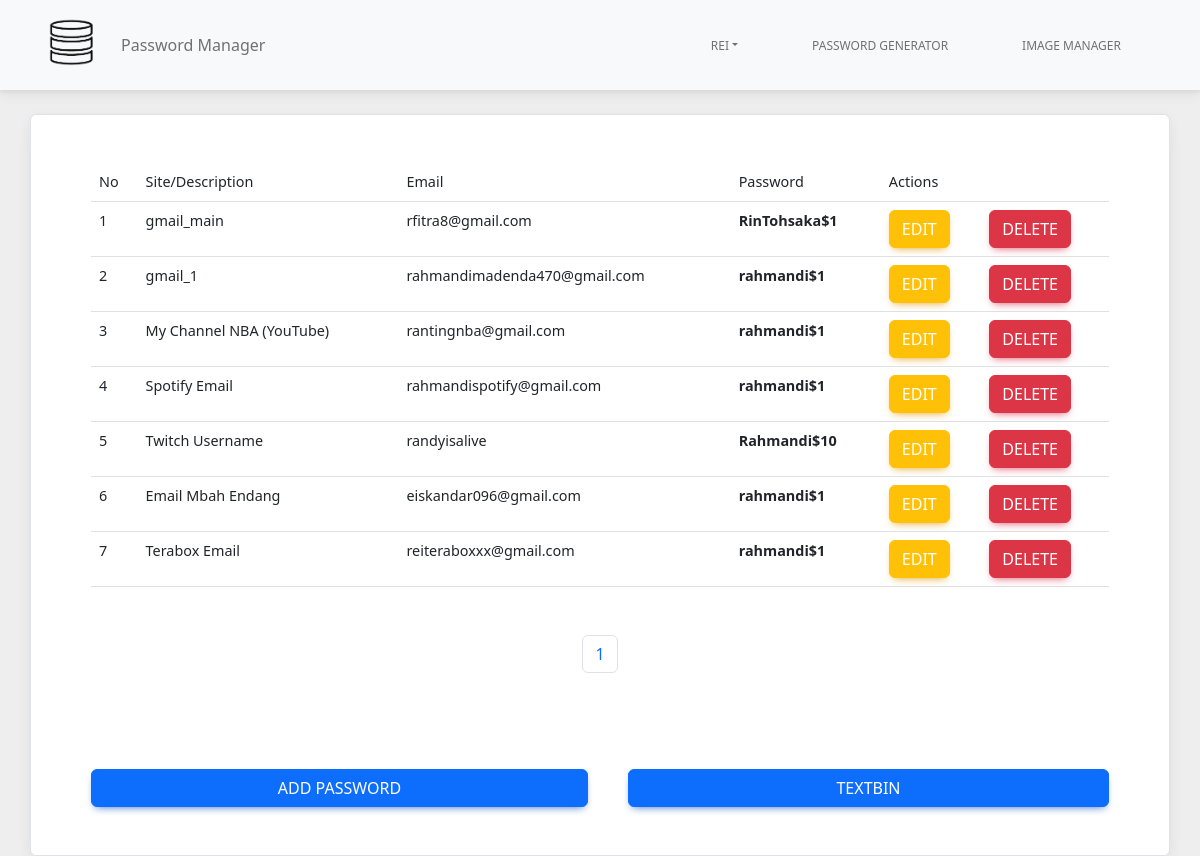
/ (signed in), run on the app's committed database.
### tables this page shows
CREATE TABLE "content" (
	"id"	INTEGER,
	"password_site"	TEXT,
	"site"	TEXT,
	"username_site"	TEXT,
	"user_id"	INTEGER,
	PRIMARY KEY("id" AUTOINCREMENT),
	FOREIGN KEY("user_id") REFERENCES "users"("id")
);

### controller/home.py (the view)
@home.route('/', methods=['POST', 'GET'])
def index():
    id = session.get('id')
    if id is None:
        return redirect(url_for('auth.login'))
    db = db_connection()
    cur = db.cursor()
    page = request.args.get('page', type=int, default=1)
    limit = 10
    if page > 1:
        first_page = (page * limit) - limit
        num = first_page + 1
        num_list = [num]
    else:
        first_page = 0
        num = first_page + 1
        num_list = [num]
    cur.execute("SELECT * FROM content WHERE user_id = %s" % (id))
    all_content = cur.fetchall()
    total_pages = (int(len(all_content)) / limit) + 1
    total_pages = math.ceil(total_pages)
    params = (id, first_page, limit)
    sql = 'SELECT * FROM content WHERE user_id = %s LIMIT %s, %s' % params
    cur.execute(sql)
    content = cur.fetchall()
    cur.close()
    db.close()
    return render_template('index.html', content=content, id=id, total_pages=total_pages, num_list=num_list)

### db.py (called while the page is built)
def db_connection():
    db = getattr(g, '_database', None)
    if db is None:
        db = g._database = sqlite3.connect(DATABASE)
    return db

### templates/index.html (shortened to what this page needs)
{% extends 'base.html' %}  {% block body %}
{% include 'navbar.html'   %}
<div class="container mt-4 card p-5 border">
  <div class="container">
    <div class="row">
      <div class="col">
        <table class="table">
      <thead>
        <tr>
          <th>No</th>
          <th>Site/Description</th>
          <th>Email</th>
          <th>Password</th>
          <th colspan="2" style="text-align: ce;">Actions</th>
        </tr>
      </thead>
      <tbody id="parentDiv">
        {% for x in content %}
        <td>{{num_list[0]}}</td>
        <td>{{x[2]}}</td>
        <td>{{x[3]}}</td>
        <td><strong>{{x[1]}}</strong></td>
        <td>
            <button class="btn btn-warning" id="edit"> <a href="{{ url_for('home.edit', id=x[0]) }}"
                style="text-decoration: none; color:white;">Edit</a>
            </button>
        </td>
        <td><button type="button" class="btn btn-danger" data-bs-toggle="modal" data-bs-target="#exampleModal">
              Delete
            </button></td>
        {% endfor %}
      </tbody>
    </table>
    <div class="mt-5">
      <nav aria-label="Page navigation example">
      <ul class="pagination justify-content-center">
        {% for x in range(1,total_pages)  %}
        <li class="page-item mx-1"><a class="page-link" href="{{url_for('home.index', page=x)}}">{{x}}</a></li>
        {% endfor %}
      </ul>
    </nav>
    </div>
    <div class="row mt-5">
      <div class="col">
 <div class="mt-5 ">
    <div class="row justify-content-center">
      <div class="col  d-grid gap-2 ">
        <a href="/add-pass" class="btn btn-primary" style="text-decoration: none; color: white">
          Add Password</a>
      </div>
      <div class="col  d-grid gap-2">
        <a href="{{ url_for('text.index', id=id) }}" class="btn btn-primary ms-3 text-center">Textbin</a>
      </div>
    </div>
  </div>
      </div>
    </div>
  </div>
</div>
{% endblock %}

### data on the page
content: num_list "1", site "gmail_main", username_site "rfitra8@gmail.com", password_site "RinTohsaka$1"
content: num_list "2", site "gmail_1", username_site "rahmandimadenda470@gmail.com", password_site "rahmandi$1"
content: num_list "3", site "My Channel NBA (YouTube)", username_site "rantingnba@gmail.com", password_site "rahmandi$1"
content: num_list "4", site "Spotify Email", username_site "rahmandispotify@gmail.com", password_site "rahmandi$1"
content: num_list "5", site "Twitch Username", username_site "randyisalive", password_site "Rahmandi$10"
content: num_list "6", site "Email Mbah Endang", username_site "eiskandar096@gmail.com", password_site "rahmandi$1"
content: num_list "7", site "Terabox Email", username_site "reiteraboxxx@gmail.com", password_site "rahmandi$1"

### other printed values
{{ session.get('username') }} "REI"
{{ x }} "1"
